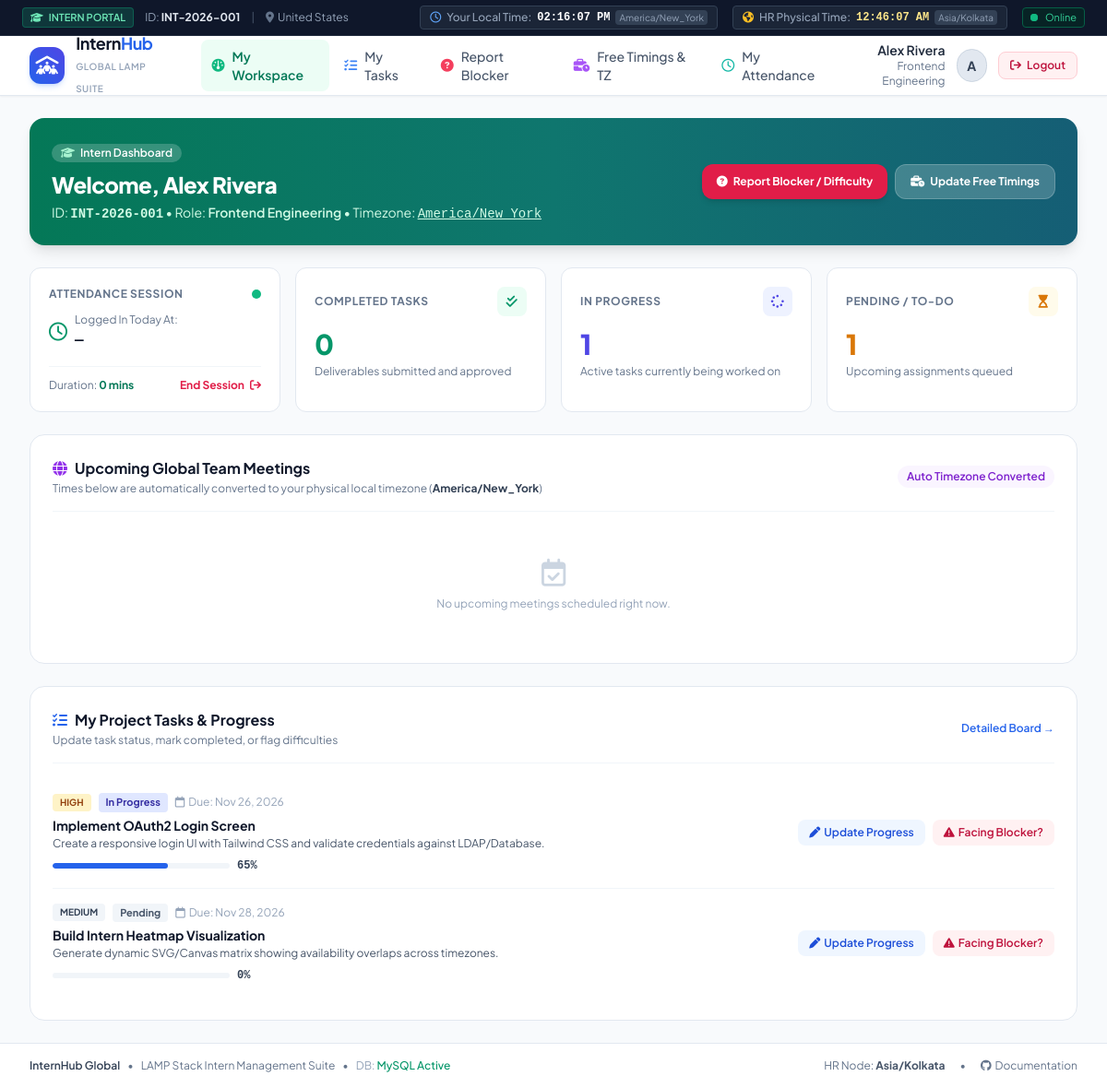
Page /intern/index.php (signed in) on the committed database.
### tables this page shows
CREATE TABLE IF NOT EXISTS tasks (
    id INT AUTO_INCREMENT PRIMARY KEY,
    title VARCHAR(255) NOT NULL,
    description TEXT NULL,
    assigned_to INT NOT NULL,
    created_by INT NOT NULL,
    priority ENUM('low', 'medium', 'high', 'urgent') DEFAULT 'medium',
    status ENUM('pending', 'in_progress', 'completed') DEFAULT 'pending',
    progress_percent INT DEFAULT 0,
    due_date DATE NULL,
    notes TEXT NULL,
    completed_at DATETIME NULL,
    created_at DATETIME DEFAULT CURRENT_TIMESTAMP,
    updated_at DATETIME DEFAULT CURRENT_TIMESTAMP ON UPDATE CURRENT_TIMESTAMP,
    FOREIGN KEY (assigned_to) REFERENCES users(id) ON DELETE CASCADE,
    FOREIGN KEY (created_by) REFERENCES users(id) ON DELETE CASCADE
);

### includes/auth.php (called while the page is built, shortened)
<?php
function getCurrentUser(): ?array {
    return $_SESSION['user'] ?? null;
}

### intern/index.php (the view, shortened to what this page needs)
<?php
require_once __DIR__ . '/../includes/auth.php';
$db = getDB();
$user = getCurrentUser();
$internTz = $user['timezone'] ?? 'UTC';
$stmtLog = $db->prepare("SELECT login_time, session_minutes FROM attendance_logs WHERE user_id = :id AND status = 'active' ORDER BY id DESC LIMIT 1");
$stmtLog->execute([':id' => $user['id']]);
$currentSession = $stmtLog->fetch();
$loginLocalTime = '—';
$stmtTaskStats = $db->prepare("
    SELECT
        COUNT(*) as total,
        SUM(CASE WHEN status = 'completed' THEN 1 ELSE 0 END) as completed,
        SUM(CASE WHEN status = 'in_progress' THEN 1 ELSE 0 END) as in_progress,
        SUM(CASE WHEN status = 'pending' THEN 1 ELSE 0 END) as pending
    FROM tasks
    WHERE assigned_to = :id
");
$stmtTaskStats->execute([':id' => $user['id']]);
$taskStats = $stmtTaskStats->fetch();
$stmtTasks = $db->prepare("SELECT * FROM tasks WHERE assigned_to = :id ORDER BY CASE status WHEN 'in_progress' THEN 1 WHEN 'pending' THEN 2 ELSE 3 END, due_date ASC");
$stmtTasks->execute([':id' => $user['id']]);
$myTasks = $stmtTasks->fetchAll();
$stmtMeetings = $db->prepare("
    SELECT m.*, ma.local_start_time, ma.attendance_status
    FROM meetings m
    JOIN meeting_attendees ma ON m.id = ma.meeting_id
    WHERE ma.user_id = :uid AND m.meeting_date >= CURRENT_DATE() AND m.status = 'scheduled'
    ORDER BY m.meeting_date ASC, m.start_utc ASC
");
$stmtMeetings->execute([':uid' => $user['id']]);
$upcomingMeetings = $stmtMeetings->fetchAll();
require_once __DIR__ . '/../includes/header.php';
?>
<div class="space-y-6">
    <div class="bg-gradient-to-r from-emerald-700 via-teal-700 to-cyan-800 rounded-2xl p-6 text-white shadow-lg flex flex-col md:flex-row items-start md:items-center justify-between gap-4">
        <div>
            <div class="inline-flex items-center px-2.5 py-0.5 rounded-full text-xs font-semibold bg-white/20 text-white backdrop-blur-sm mb-2">
                <i class="fa-solid fa-graduation-cap mr-1.5 text-emerald-200"></i>Intern Dashboard
            </div>
            <h1 class="text-2xl font-extrabold tracking-tight">Welcome, <?= htmlspecialchars($user['name']) ?></h1>
            <p class="text-sm text-emerald-100 mt-1">
                ID: <span class="font-mono font-bold"><?= htmlspecialchars($user['intern_id']) ?></span> &bull;
                Role: <span class="font-semibold"><?= htmlspecialchars($user['department'] ?? 'Software Engineering') ?></span> &bull;
                Timezone: <span class="font-mono underline"><?= htmlspecialchars($internTz) ?></span>
            </p>
        </div>
        <div class="flex flex-wrap gap-2">
            <a href="<?= BASE_URL ?>/intern/report_difficulty.php" class="px-4 py-2.5 bg-rose-600 hover:bg-rose-700 font-bold text-xs rounded-xl shadow-md transition flex items-center text-white">
                <i class="fa-solid fa-circle-question mr-1.5"></i>Report Blocker / Difficulty
            </a>
            <a href="<?= BASE_URL ?>/intern/my_schedule.php" class="px-4 py-2.5 bg-white/20 hover:bg-white/30 border border-white/20 font-bold text-xs rounded-xl transition flex items-center text-white">
                <i class="fa-solid fa-business-time mr-1.5"></i>Update Free Timings
            </a>
        </div>
    </div>
    <div class="grid grid-cols-1 md:grid-cols-4 gap-4">
        <div class="bg-white p-5 rounded-xl border border-slate-200 shadow-xs flex flex-col justify-between">
            <div>
                <div class="flex items-center justify-between text-xs font-bold text-slate-500 uppercase tracking-wider">
                    <span>Attendance Session</span>
                    <span class="w-2.5 h-2.5 rounded-full bg-emerald-500 animate-pulse"></span>
                </div>
                <div class="mt-3 flex items-center space-x-2">
                    <i class="fa-regular fa-clock text-emerald-600 text-xl"></i>
                    <div>
                        <span class="text-xs text-slate-500 block">Logged In Today At:</span>
                        <span class="text-base font-bold text-slate-900 font-mono"><?= $loginLocalTime ?></span>
                    </div>
                </div>
            </div>
            <div class="mt-4 pt-3 border-t border-slate-100 flex items-center justify-between text-xs">
                <span class="text-slate-500">Duration: <strong class="text-emerald-700"><?= $currentSession['session_minutes'] ?? 0 ?> mins</strong></span>
                <a href="<?= BASE_URL ?>/logout.php" onclick="return confirm('Ready to punch out and logout?')" class="text-rose-600 font-bold hover:underline">
                    End Session <i class="fa-solid fa-arrow-right-from-bracket ml-1"></i>
                </a>
            </div>
        </div>
        <div class="bg-white p-5 rounded-xl border border-slate-200 shadow-xs">
            <div class="flex items-center justify-between text-xs font-bold text-slate-500 uppercase tracking-wider">
                <span>Completed Tasks</span>
                <span class="w-8 h-8 rounded-lg bg-emerald-50 text-emerald-600 flex items-center justify-center text-sm"><i class="fa-solid fa-check-double"></i></span>
            </div>
            <div class="mt-3 text-3xl font-extrabold text-emerald-600"><?= (int)$taskStats['completed'] ?></div>
            <p class="text-xs text-slate-500 mt-1">Deliverables submitted and approved</p>
        </div>
        <div class="bg-white p-5 rounded-xl border border-slate-200 shadow-xs">
            <div class="flex items-center justify-between text-xs font-bold text-slate-500 uppercase tracking-wider">
                <span>In Progress</span>
                <span class="w-8 h-8 rounded-lg bg-indigo-50 text-indigo-600 flex items-center justify-center text-sm"><i class="fa-solid fa-spinner"></i></span>
            </div>
            <div class="mt-3 text-3xl font-extrabold text-indigo-600"><?= (int)$taskStats['in_progress'] ?></div>
            <p class="text-xs text-slate-500 mt-1">Active tasks currently being worked on</p>
        </div>
        <div class="bg-white p-5 rounded-xl border border-slate-200 shadow-xs">
            <div class="flex items-center justify-between text-xs font-bold text-slate-500 uppercase tracking-wider">
                <span>Pending / To-Do</span>
                <span class="w-8 h-8 rounded-lg bg-amber-50 text-amber-600 flex items-center justify-center text-sm"><i class="fa-solid fa-hourglass-start"></i></span>
            </div>
            <div class="mt-3 text-3xl font-extrabold text-amber-600"><?= (int)$taskStats['pending'] ?></div>
            <p class="text-xs text-slate-500 mt-1">Upcoming assignments queued</p>
        </div>
    </div>
    <div class="bg-white rounded-2xl border border-slate-200 p-6 shadow-xs">
        <div class="flex items-center justify-between pb-4 border-b border-slate-100">
            <div>
                <h2 class="text-base font-bold text-slate-900 flex items-center">
                    <i class="fa-solid fa-globe text-purple-600 mr-2"></i>Upcoming Global Team Meetings
                </h2>
                <p class="text-xs text-slate-500 mt-0.5">Times below are automatically converted to your physical local timezone (<strong class="text-slate-700"><?= htmlspecialchars($internTz) ?></strong>)</p>
            </div>
            <span class="text-xs font-semibold px-2.5 py-1 rounded-full bg-purple-50 text-purple-700">Auto Timezone Converted</span>
        </div>
        <div class="mt-4">
            <?php if (empty($upcomingMeetings)): ?>
                <div class="text-center py-8 text-slate-400 text-xs">
                    <i class="fa-regular fa-calendar-check text-3xl mb-2 text-slate-300"></i>
                    <p>No upcoming meetings scheduled right now.</p>
                </div>
            <?php endif; ?>
        </div>
    </div>
    <div class="bg-white rounded-2xl border border-slate-200 p-6 shadow-xs">
        <div class="flex items-center justify-between pb-4 border-b border-slate-100">
            <div>
                <h2 class="text-base font-bold text-slate-900 flex items-center">
                    <i class="fa-solid fa-list-check text-blue-600 mr-2"></i>My Project Tasks & Progress
                </h2>
                <p class="text-xs text-slate-500 mt-0.5">Update task status, mark completed, or flag difficulties</p>
            </div>
            <a href="<?= BASE_URL ?>/intern/tasks.php" class="text-xs font-semibold text-blue-600 hover:text-blue-700">Detailed Board &rarr;</a>
        </div>
        <div class="mt-4 divide-y divide-slate-100">
            <?php if (empty($myTasks)): ?>
                <div class="text-center py-8 text-slate-400 text-xs">
                    <i class="fa-solid fa-circle-check text-emerald-500 text-3xl mb-2"></i>
                    <p>No active tasks assigned yet. Enjoy your day!</p>
                </div>
            <?php else: ?>
                <?php foreach ($myTasks as $t): ?>
                    <div class="py-4 flex flex-col md:flex-row items-start md:items-center justify-between gap-4">
                        <div class="flex-1">
                            <div class="flex items-center space-x-2">
                                <span class="px-2 py-0.5 rounded text-[10px] font-bold uppercase <?= $t['priority'] === 'urgent' ? 'bg-rose-100 text-rose-800' : ($t['priority'] === 'high' ? 'bg-amber-100 text-amber-800' : 'bg-slate-100 text-slate-700') ?>">
                                    <?= htmlspecialchars($t['priority']) ?>
                                </span>
                                <span class="px-2 py-0.5 rounded text-[11px] font-bold capitalize <?= $t['status'] === 'completed' ? 'bg-emerald-100 text-emerald-800' : ($t['status'] === 'in_progress' ? 'bg-indigo-100 text-indigo-800' : 'bg-slate-100 text-slate-600') ?>">
                                    <?= str_replace('_', ' ', $t['status']) ?>
                                </span>
                                <span class="text-xs text-slate-400"><i class="fa-regular fa-calendar mr-1"></i>Due: <?= $t['due_date'] ? date('M d, Y', strtotime($t['due_date'])) : 'Open' ?></span>
                            </div>
                            <h4 class="text-sm font-bold text-slate-900 mt-1"><?= htmlspecialchars($t['title']) ?></h4>
                            <p class="text-xs text-slate-600 mt-0.5"><?= htmlspecialchars($t['description'] ?: 'No description') ?></p>
                            <div class="mt-2 flex items-center space-x-2">
                                <div class="w-48 bg-slate-100 rounded-full h-1.5 overflow-hidden">
                                    <div class="bg-blue-600 h-1.5 rounded-full" style="width: <?= $t['progress_percent'] ?>%"></div>
                                </div>
                                <span class="text-xs font-mono font-semibold text-slate-700"><?= $t['progress_percent'] ?>%</span>
                            </div>
                        </div>
                        <div class="flex items-center space-x-2 shrink-0">
                            <button type="button" onclick="openProgressModal(<?= $t['id'] ?>, '<?= htmlspecialchars($t['title'], ENT_QUOTES) ?>', <?= $t['progress_percent'] ?>, '<?= $t['status'] ?>')" class="px-3 py-1.5 text-xs font-semibold rounded-lg bg-blue-50 text-blue-700 hover:bg-blue-100 transition">
                                <i class="fa-solid fa-pen mr-1"></i>Update Progress
                            </button>
                            <a href="<?= BASE_URL ?>/intern/report_difficulty.php?task_id=<?= $t['id'] ?>" class="px-3 py-1.5 text-xs font-semibold rounded-lg bg-rose-50 text-rose-700 hover:bg-rose-100 transition" title="Report difficulty on this task">
                                <i class="fa-solid fa-triangle-exclamation mr-1"></i>Facing Blocker?
                            </a>
                        </div>
                    </div>
                <?php endforeach; ?>
            <?php endif; ?>
        </div>
    </div>
</div>
<?php require_once __DIR__ . '/../includes/footer.php'; ?>

### includes/header.php (style rules this page uses)
body { font-family: 'Plus Jakarta Sans', sans-serif; }

### rows in the picture
tasks: priority "HIGH", status "In Progress", due_date "Nov 26, 2026", title "Implement OAuth2 Login Screen", description "Create a responsive login UI with Tailwind CSS and validate credentials against LDAP/Database.", progress_percent "65"
tasks: priority "MEDIUM", status "Pending", due_date "Nov 28, 2026", title "Build Intern Heatmap Visualization", description "Generate dynamic SVG/Canvas matrix showing availability overlaps across timezones.", progress_percent "0"

### other values in the picture
$userRole "INTERN"
$currentUser['intern_id'] "INT-2026-001"
$currentUser['country'] "United States"
$userTimezone "America/New_York"
$hrTimezone "Asia/Kolkata"
$currentUser['name'] "Alex Rivera"
$currentUser['department'] "Frontend Engineering"
substr($currentUser['name'], 0, 1) "A"
$user['name'] "Alex Rivera"
$user['intern_id'] "INT-2026-001"
$user['department'] "Frontend Engineering"
$internTz "America/New_York"
$loginLocalTime "—"
$currentSession['session_minutes'] "0"
$taskStats['completed'] "0"
